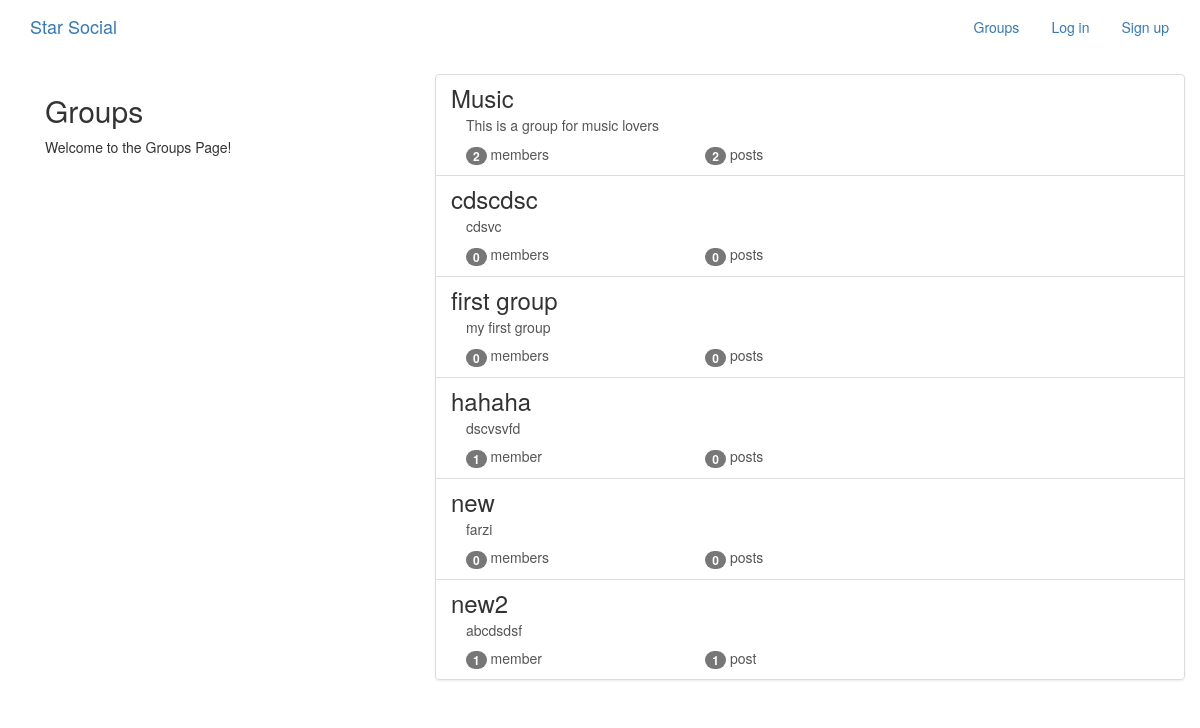
The app's page /groups/ with its own data.
### groups/models.py (models this page shows, shortened)
class Group(models.Model):
    name = models.CharField(max_length=255, unique=True)
    slug = models.SlugField(allow_unicode=True, unique=True)
    description = models.TextField(blank=True, default='')
    description_html = models.TextField(editable=False, default='', blank=True)
    members = models.ManyToManyField(User,through="GroupMember")
    class Meta:
        ordering = ["name"]

### groups/views.py (the view)
class ListGroups(generic.ListView):
    model = Group

### groups/templates/groups/group_list.html (shortened to what this page needs)
{% extends "groups/group_base.html" %}
{% block pregroup %}
<div class="col-md-4">
	<div class="content">
			<h2>Groups</h2>
			<p>Welcome to the Groups Page!</p>
	</div>
</div>
{% endblock %}
{% block group_content %}
<div class="col-md-8">
	<div class="list-group">
		{% for group in object_list %}
		  <a class="list-group-item" href="{% url 'groups:single' slug=group.slug %}">
			     <h3 class="title list-group-item-heading">{{ group.name }}</h3>
			<div class="list-group-item-text container-fluid">
				{{ group.description_html|safe }}
				<div class="row">
					<div class="col-md-4">
						<span class="badge">{{ group.members.count }}</span> member{{ group.members.count|pluralize }}
					</div>
					<div class="col-md-4">
						<span class="badge">{{ group.posts.count }}</span> post{{ group.posts.count|pluralize }}
					</div>
				</div>
			</div>
		</a>
		{% endfor %}
	</div>
</div>
{% endblock %}

### groups/templates/groups/group_base.html (shortened to what this page needs)
{% extends "base.html" %}
{% block content %}
<div class="container">
  <div class="row">
    {% block pregroup %}{% endblock %}
    {% block group_content %}{% endblock %}
  </div>
</div>
{% endblock %}

### templates/base.html (shortened to what this page needs)
<!DOCTYPE html>
{% load staticfiles %}
<html>
  <head>
    <link rel="stylesheet" href="https://maxcdn.bootstrapcdn.com/bootstrap/3.3.7/css/bootstrap.min.css">
    <link rel="stylesheet" href="https://maxcdn.bootstrapcdn.com/bootstrap/3.3.7/css/bootstrap-theme.min.css">
    <link rel="stylesheet" href="{% static 'simplesocial/css/master.css'%}">
  </head>
  <body>
    <nav class="navbar  mynav" role="navigation" id="navbar">
    			<div class="container">
            <a class="navbar-brand mynav" href="{% url 'home' %}">Star Social</a>
    					<ul class="nav navbar-nav navbar-right">
    						{% if user.is_authenticated %}
                      <li><a href="{% url 'posts:create' %}" class="btn btn-simple">Post</a></li>
                      <li><a href="{% url 'groups:all' %}" class="btn btn-simple">Groups</a></li>
                      <li><a href="{% url 'groups:create' %}" class="btn btn-simple">Create Group</a></li>
                      <li><a href="{% url 'accounts:logout' %}" class="btn btn-simple">Log out</a></li>
    						{% else %}
    						      <li><a href="{% url 'groups:all' %}"class="btn btn-simple">Groups</a></li>
    						      <li><a href="{% url 'accounts:login' %}" class="btn btn-simple">Log in</a></li>
    						      <li><a href="{% url 'accounts:signup' %}" class="btn btn-simple">Sign up</a></li>
    						{% endif %}
    					</ul>
    			</div>
    		</nav>
        <div class="container mycontent">
          {% block content %}
          {% endblock %}
        </div>
  </body>
</html>

### records on screen
Group: name "Music", description_html "This is a group for music lovers", members.count "2", posts.count "2"
Group: name "cdscdsc", description_html "cdsvc", members.count "0", posts.count "0"
Group: name "first group", description_html "my first group", members.count "0", posts.count "0"
Group: name "hahaha", description_html "dscvsvfd", members.count "1", posts.count "0"
Group: name "new", description_html "farzi", members.count "0", posts.count "0"
Group: name "new2", description_html "abcdsdsf", members.count "1", posts.count "1"
